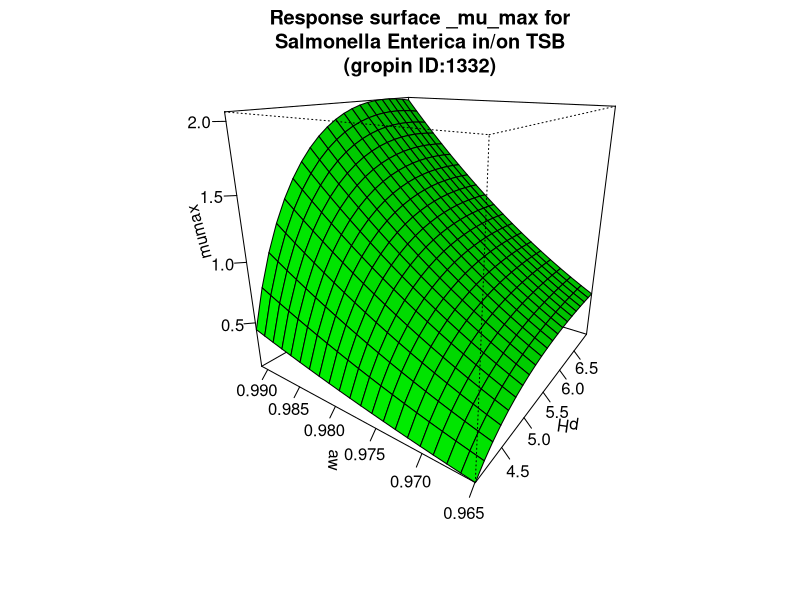

Write the R code that produced this figure.
#############################
# start of Parameter script
#############################
pH <- seq(4.004,6.99300699300699,length.out=21)
aw <- seq(0.964964,0.991008991008991,length.out=21)
#############################
# end of Parameter script
#############################
############################# 
# start of Model script Gropin ID 1332 
#############################
 
# constant coefficients for this model
 
variables <- data.frame(pH,aw)
argumentsPar <- unique.data.frame(expand.grid(variables))
 
# heart of the model
response_surface <- function(pH,aw) {
   mumax <-2.14*((pH-3.84)*(pH-14.1)/((pH-3.84)*(pH-14.1)-((pH-6.47)^2)))*(((aw-0.939)/(0.992-0.939))^2)

	return(mumax=mumax)
} 

# output parameters
responseSurface <- cbind(argumentsPar,response_surface(argumentsPar['pH'],argumentsPar['aw']))
colnames(responseSurface) <- c(colnames(argumentsPar),'mumax')
#############################
# End of Model script
#############################
############################# 
# start of Visualisation script Gropin ID 1332 
#############################
titleText <-'Response surface _mu_max for
Salmonella Enterica in/on TSB
(gropin ID:1332)'
persp(pH,aw,matrix(unlist(responseSurface$'mumax'),nrow=21),col = 'green',xlab='pH',ylab='aw',zlab='mumax',main=titleText,theta=305,phi=20,shade=0.25,ticktype = 'detailed')
#############################
# End of Visualisation script
#############################
